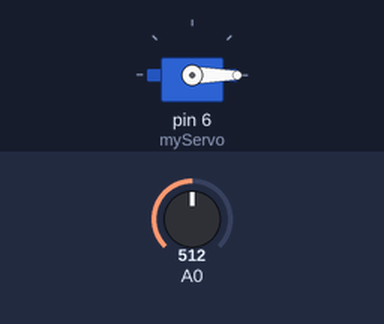
Bench run of a sketch on a simulated Arduino Uno, built with avr-gcc and run on an emulated ATmega328P. Parts: servo. Inputs (shaded band) come from the test bench; at power-on: A0 = 512.

Above: at 1.2 s.
1.3 s: A0 set to 716
At 2.4 s:
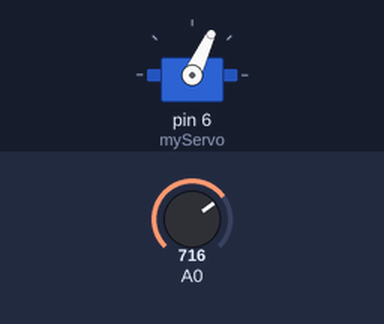
2.8 s: A0 set to 900
At 3.7 s:
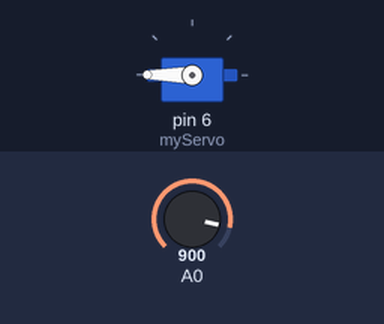
4.3 s: A0 set to 1023
At 5.0 s:
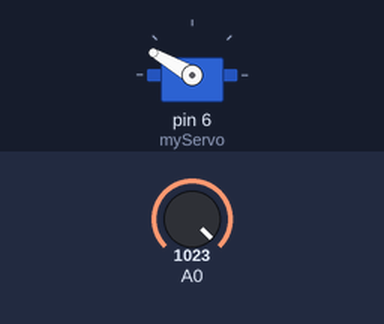
5.8 s: A0 set to 306
At 6.2 s:
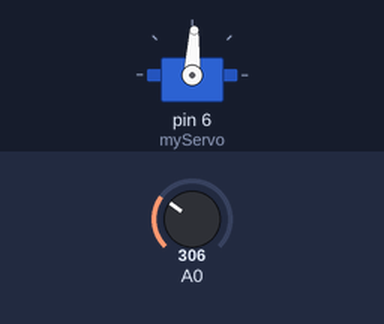
7.3 s: A0 set to 170
At 8.5 s:
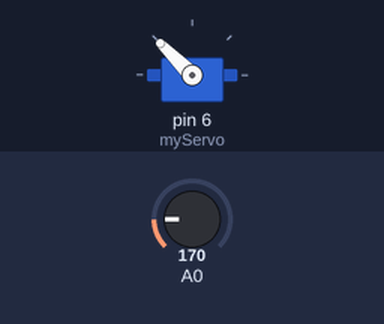
8.8 s: A0 set to 511
At 10.0 s:
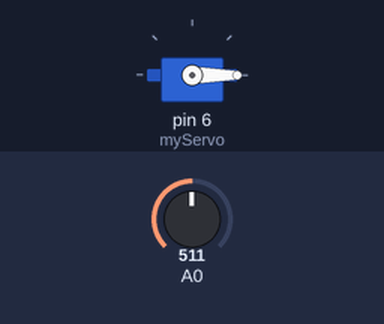
Timing chart, 0 to 11.3 s (numbered marks = the images above; inputs shaded):
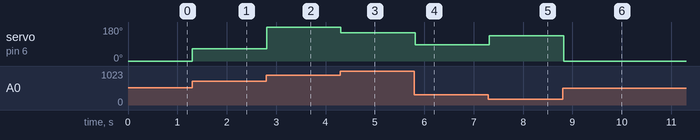

Measured:
- after the input at 1.3 s, servo on pin 6 (myServo): 0° → 65° at once
- after the input at 2.8 s, servo on pin 6 (myServo): 65° → 180° at once
- after the input at 4.3 s, servo on pin 6 (myServo): 180° → 150° at once
- after the input at 5.8 s, servo on pin 6 (myServo): 150° → 87° at once
- after the input at 7.3 s, servo on pin 6 (myServo): 87° → 135° at once
- after the input at 8.8 s, servo on pin 6 (myServo): 135° → 0° at once

The sketch:

17.1.ino
```cpp
#include <Servo.h>

#define POT_MAX_ANGLE 180.0
#define NUM_POSITIONS 8

Servo myServo;

int positions[NUM_POSITIONS] = {
  45,
  135,
  87,
  0,
  65,
  90,
  180,
  150
};

void setup() {
  myServo.attach(6);
}

void loop() {
  int val = analogRead(A0);
  int index = map(val, 0, 1023, 0, NUM_POSITIONS - 1);
  myServo.write(positions[index]);
  delay(100);
}
```
